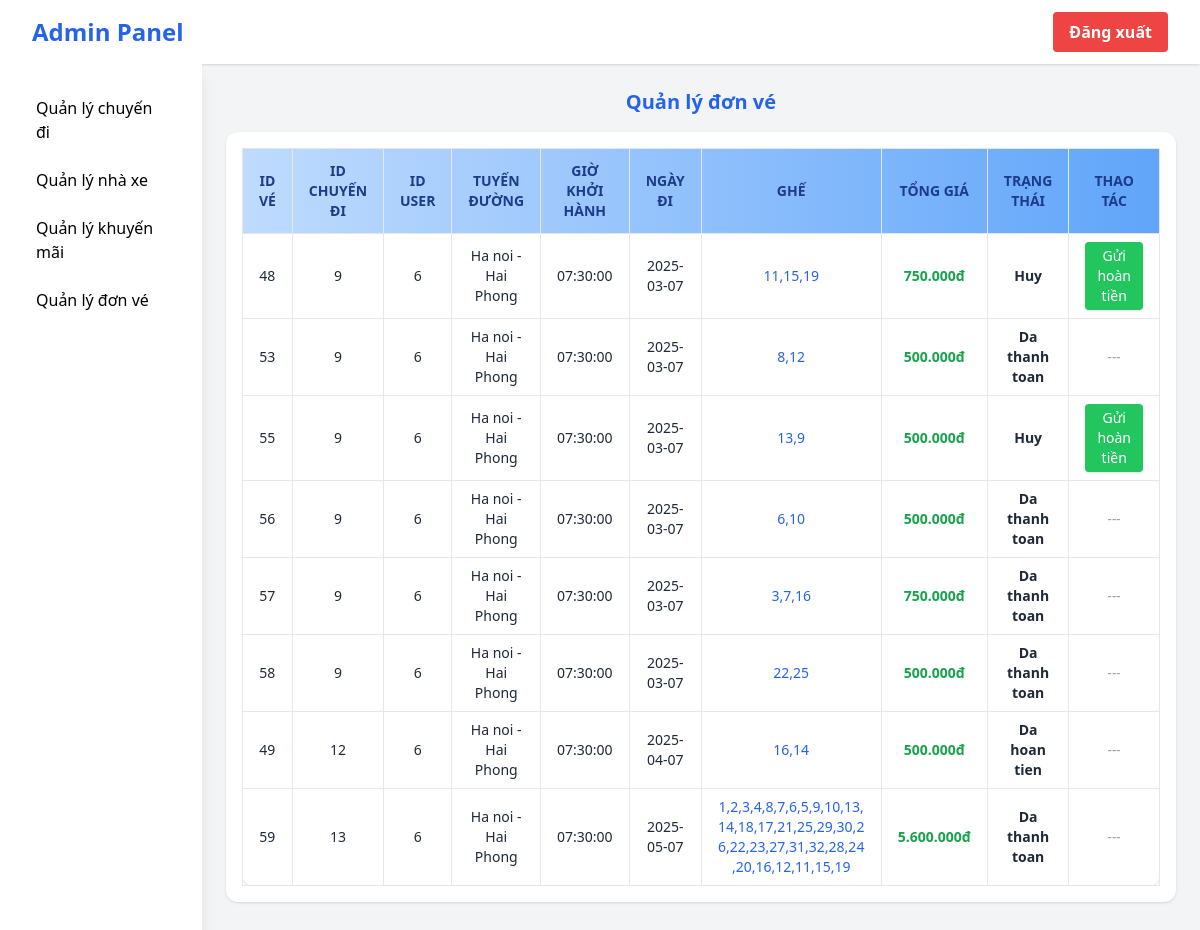
The page /pages/qldonve.php (signed in) on the database its author committed.
### tables this page shows
CREATE TABLE `ve` (
  `id_ve` int(11) NOT NULL,
  `id_cd` int(11) NOT NULL,
  `id` int(11) NOT NULL,
  `tuyenDuong` varchar(100) NOT NULL,
  `lichTrinh` time NOT NULL,
  `ngayDi` date NOT NULL,
  `ghe` varchar(100) NOT NULL,
  `tongGia` varchar(100) DEFAULT NULL,
  `trangthai` varchar(100) NOT NULL
);

### pages/qldonve.php (the view, shortened to what this page needs)
<?php
include '../connect.php';
?>
<!DOCTYPE html>
<html lang="vi">
<head>
  <script src="https://cdn.tailwindcss.com"></script>
</head>
<body class="bg-gray-100 font-sans">
  <nav class="bg-white shadow flex items-center justify-between px-8 py-3">
  <span class="text-2xl font-bold text-blue-600"><a href="quantri.php">Admin Panel</a></span>
  <div class="flex items-center space-x-4">
    <form method="post" action="">
      <button type="submit" name="logout" class="bg-red-500 hover:bg-red-600 text-white px-4 py-2 rounded font-semibold">
        Đăng xuất
      </button>
    </form>
  </div>
</nav>
  <div class="flex min-h-screen">
    <aside class="w-64 bg-white shadow-lg p-6 space-y-4">
      <nav class="space-y-2">
        <a href="qlchuyendi.php" class="block py-2 px-3 rounded hover:bg-blue-100">Quản lý chuyến đi</a>
        <a href="qlnhaxe.php" class="block py-2 px-3 rounded hover:bg-blue-100">Quản lý nhà xe</a>
        <a href="qlkhuyenmai.php" class="block py-2 px-3 rounded hover:bg-blue-100">Quản lý khuyến mãi</a>
        <a href="qldonve.php" class="block py-2 px-3 rounded hover:bg-blue-100">Quản lý đơn vé</a>
      </nav>
    </aside>
<main class="flex-1 p-6 space-y-10">
  <section id="don-ve">
    <h3 class="text-xl font-semibold mb-4 text-blue-600 text-center">Quản lý đơn vé</h3>
    <div class="bg-white p-4 rounded-xl shadow">
      <div class="overflow-auto">
        <table class="min-w-full text-sm text-center border border-gray-200 rounded-xl shadow">
          <thead class="bg-gradient-to-r from-blue-200 to-blue-400 text-blue-900 uppercase">
            <tr>
              <th class="py-3 px-4 border">ID Vé</th>
              <th class="py-3 px-4 border">ID Chuyến đi</th>
              <th class="py-3 px-4 border">ID User</th>
              <th class="py-3 px-4 border">Tuyến đường</th>
              <th class="py-3 px-4 border">Giờ khởi hành</th>
              <th class="py-3 px-4 border">Ngày đi</th>
              <th class="py-3 px-4 border">Ghế</th>
              <th class="py-3 px-4 border">Tổng giá</th>
              <th class="py-3 px-4 border">Trạng thái</th>
              <th class="py-3 px-4 border">Thao tác</th>
            </tr>
          </thead>
          <tbody class="text-gray-800">
            <?php
            $sql = "SELECT * FROM ve ORDER BY ngayDi ASC";
            $result = mysqli_query($conn, $sql);
            while ($row = mysqli_fetch_assoc($result)):
            ?>
            <tr class="hover:bg-blue-50 transition">
              <td class="py-2 px-4 border"><?= htmlspecialchars($row['id_ve']) ?></td>
              <td class="py-2 px-4 border"><?= htmlspecialchars($row['id_cd']) ?></td>
              <td class="py-2 px-4 border"><?= htmlspecialchars($row['id']) ?></td>
                <td class="py-2 px-4 border"><?= htmlspecialchars($row['tuyenDuong']) ?></td>
                <td class="py-2 px-4 border"><?= htmlspecialchars($row['lichTrinh']) ?></td>
              <td class="py-2 px-4 border"><?= htmlspecialchars($row['ngayDi']) ?></td>
              <td class="py-2 px-4 border break-words max-w-[180px] text-blue-600 font-medium">
                <?= htmlspecialchars($row['ghe']) ?>
              </td>
              <td class="py-2 px-4 border text-green-600 font-bold">
                <?= number_format($row['tongGia'], 0, ',', '.') ?>đ
              </td>
              <td class="py-2 px-4 border font-semibold">
                <?= htmlspecialchars($row['trangthai']) ?>
              </td>
              <td class="py-2 px-4 border">
                <?php if ($row['trangthai'] == 'Huy'): ?>
                  <form action="guihoantien.php" method="POST">
                    <button type="submit" class="bg-green-500 hover:bg-green-600 text-white px-3 py-1 rounded text-sm shadow">
                      Gửi hoàn tiền
                    </button>
                  </form>
                <?php else: ?>
                  <span class="text-gray-400 italic text-sm">---</span>
                <?php endif; ?>
              </td>
            </tr>
            <?php endwhile; ?>
          </tbody>
        </table>
      </div>
    </div>
  </section>
</main>
  </div>
</body>
</html>

### rows shown on the page
ve: id_ve "48", id_cd "9", id "6", tuyenDuong "Ha noi - Hai Phong", lichTrinh "07:30:00", ngayDi "2025-03-07", ghe "11,15,19", tongGia "750.000", trangthai "Huy"
ve: id_ve "53", id_cd "9", id "6", tuyenDuong "Ha noi - Hai Phong", lichTrinh "07:30:00", ngayDi "2025-03-07", ghe "8,12", tongGia "500.000", trangthai "Da thanh toan"
ve: id_ve "55", id_cd "9", id "6", tuyenDuong "Ha noi - Hai Phong", lichTrinh "07:30:00", ngayDi "2025-03-07", ghe "13,9", tongGia "500.000", trangthai "Huy"
ve: id_ve "56", id_cd "9", id "6", tuyenDuong "Ha noi - Hai Phong", lichTrinh "07:30:00", ngayDi "2025-03-07", ghe "6,10", tongGia "500.000", trangthai "Da thanh toan"
ve: id_ve "57", id_cd "9", id "6", tuyenDuong "Ha noi - Hai Phong", lichTrinh "07:30:00", ngayDi "2025-03-07", ghe "3,7,16", tongGia "750.000", trangthai "Da thanh toan"
ve: id_ve "58", id_cd "9", id "6", tuyenDuong "Ha noi - Hai Phong", lichTrinh "07:30:00", ngayDi "2025-03-07", ghe "22,25", tongGia "500.000", trangthai "Da thanh toan"
ve: id_ve "49", id_cd "12", id "6", tuyenDuong "Ha noi - Hai Phong", lichTrinh "07:30:00", ngayDi "2025-04-07", ghe "16,14", tongGia "500.000", trangthai "Da hoan tien"
ve: id_ve "59", id_cd "13", id "6", tuyenDuong "Ha noi - Hai Phong", lichTrinh "07:30:00", ngayDi "2025-05-07", ghe "1,2,3,4,8,7,6,5,9,10,13,14,18,17,21,25,29,30,26,22,23,27,31,32,28,24,20,16,12,11,15,19", tongGia "5.600.000", trangthai "Da thanh toan"
